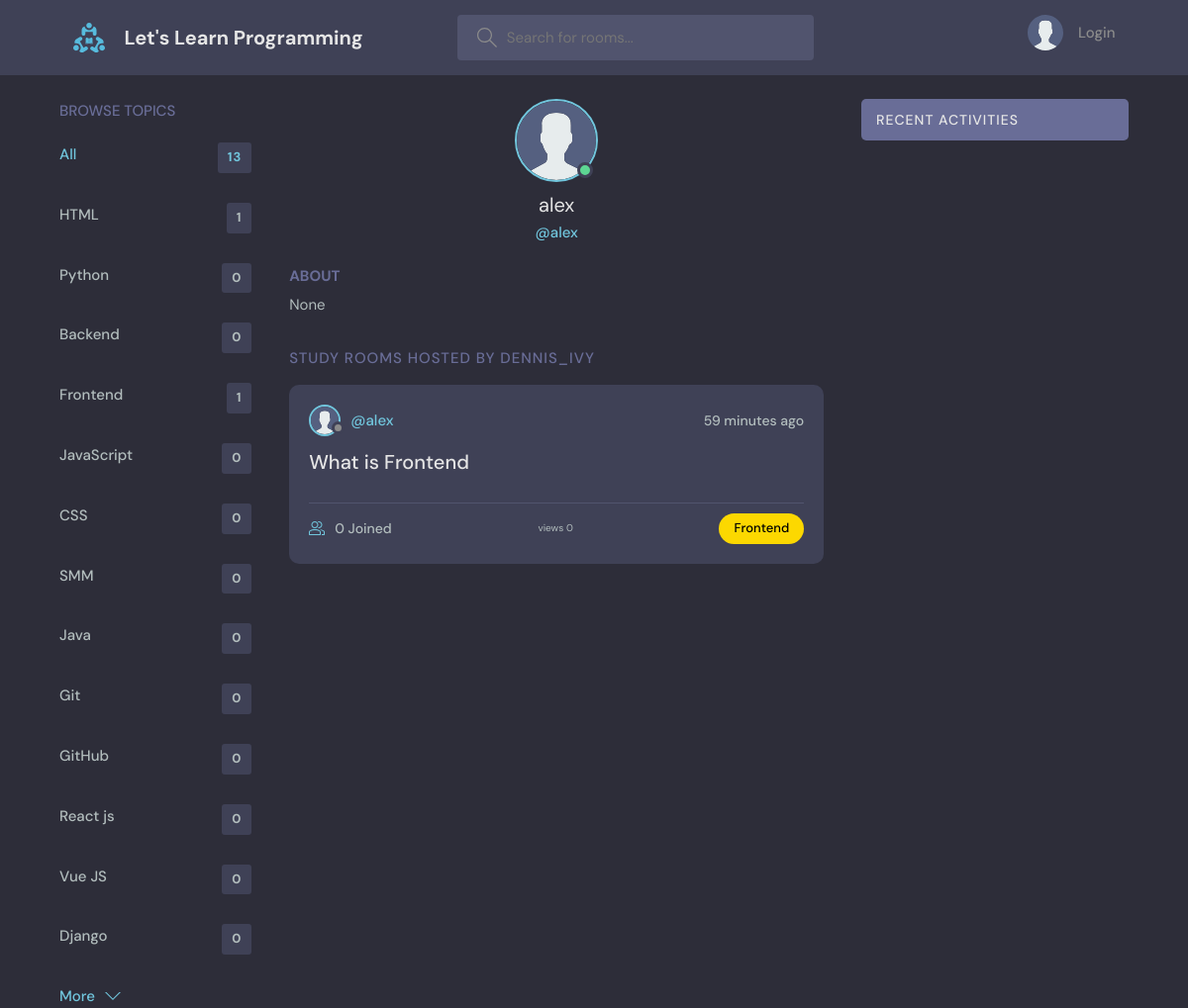
Screenshot of /users/profile/3/ with the database file from the repository.
### base/models.py (models this page shows, shortened)
class Topic(models.Model):
    name = models.CharField(max_length=200)

class Room(models.Model):
    host = models.ForeignKey(User, on_delete=models.SET_NULL, null=True)
    topic = models.ForeignKey(Topic, on_delete=models.SET_NULL, null=True)
    name = models.CharField(max_length=200)
    description = models.TextField(null=True, blank=True)
    participants = models.ManyToManyField(User, related_name='participants', blank=True)
    updated = models.DateTimeField(auto_now=True)
    created = models.DateTimeField(auto_now_add=True)
    views = models.ManyToManyField(User, related_name='room_views')
    def count_views(self):
        return self.views.count()
    class Meta:
        ordering = ['-updated', '-created']

### users/models.py (models this page shows)
class User(AbstractUser):
    name = models.CharField(max_length=200, null=True, blank=True)
    email = models.EmailField(blank=True, null=True)
    bio = models.TextField(null=True)
    avatar = models.ImageField(null=True, default='avatar.svg')

### users/views.py (the view)
# urls.py: path('profile/<str:pk>/', userProfile, name='user-profile'),
def userProfile(request, pk):
    user = User.objects.get(id=pk)
    rooms = user.room_set.all()
    room_message = user.message_set.all()
    topics = Topic.objects.all()
    context = {'user': user, 'rooms': rooms, 'room_message': room_message, 'topics': topics}
    return render(request, 'profile.html', context)

### users/templates/profile.html (shortened to what this page needs)
{% extends 'main.html' %}
{% block content %}
    <main class="profile-page layout layout--3">
        <div class="container">
            {% include 'base/topics_component.html' %}
            <div class="roomList">
                <div class="profile">
                    <div class="profile__avatar">
                        <div class="avatar avatar--large active">
                            <img src="{{ user.avatar.url }}"/>
                        </div>
                    </div>
                    <div class="profile__info">
                        <h3>{{ user.username }}</h3>
                        <p>@{{ user.username }}</p>
                    </div>
                    <div class="profile__about">
                        <h3>About</h3>
                        <p>
                            {{ user.bio }}
                        </p>
                    </div>
                </div>
                <div class="roomList__header">
                    <div>
                        <h2>Study Rooms Hosted by dennis_ivy</a>
                        </h2>
                    </div>
                </div>
                {% include 'base/feed_component.html' %}
            </div>
            {% include 'base/activiy_component.html' %}
        </div>
    </main>
{% endblock %}

### templates/main.html (shortened to what this page needs)
<!DOCTYPE html>
{% load static %}
<html lang="en">
<head>
    <link rel="stylesheet" href="{% static 'css/style.css' %}"/>
</head>
<body>
{% include 'navbar.html' %}
{% block content %}
{% endblock %}
</body>
</html>

### templates/navbar.html (shortened to what this page needs)
{% load static %}
<header class="header header--loggedIn">
    <div class="container">
        <a href="{% url 'home' %}" class="header__logo">
            <img src="{% static 'img/logo.svg' %}"/>
            <h1>Let's Learn Programming</h1>
        </a>
        <form class="header__search" method="get" action="{% url 'home' %}">
            <label>
                <input type="text" name="q" placeholder="Search for rooms..."/>
            </label>
        </form>
        <nav class="header__menu">
            {% if request.user.is_authenticated %}
                <div class="header__user">
                    <a href="{% url 'user-profile' user.id %}">
                        <div class="avatar avatar--medium active">
                            <img src="{{ request.user.avatar.url }}"/>
                        </div>
                        <p>{{ request.user.username }} <span>@{{ request.user.username }}</span></p>
                    </a>
                    <button class="dropdown-button">
                        <svg version="1.1" xmlns="http://www.w3.org/2000/svg" width="32" height="32"
                             viewBox="0 0 32 32">
                            <title>chevron-down</title>
                            <path d="M16 21l-13-13h-3l16 16 16-16h-3l-13 13z"></path>
                        </svg>
                    </button>
                </div>
            {% else %}
                <a href="{% url 'login' %}">
                  <img src="{% static 'img/avatar.svg' %}" />
                  <p>Login</p>
                </a>
            {% endif %}
        </nav>
    </div>
</header>

### base/templates/base/topics_component.html
<div class="topics">
    <div class="topics__header">
        <h2>Browse Topics</h2>
    </div>
    <ul class="topics__list">
        <li>
            <a href="{% url 'home' %}" class="active">All <span>{{ topics.count }}</span></a>
        </li>
        {% for topic in topics %}
        <li>
            <a href="{% url 'home' %}?q={{ topic.name }}">{{ topic.name }}<span>{{ topic.room_set.all.count }}</span></a>
        </li>
        {% endfor %}
    </ul>
    <a class="btn btn--link" href="/">
        More
        <svg version="1.1" xmlns="http://www.w3.org/2000/svg" width="32" height="32" viewBox="0 0 32 32">
            <title>chevron-down</title>
            <path d="M16 21l-13-13h-3l16 16 16-16h-3l-13 13z"></path>
        </svg>
    </a>
</div>

### base/templates/base/feed_component.html (shortened to what this page needs)
{% for room in rooms %}
    <div class="roomListRoom">
        <div class="roomListRoom__header">
            <a href="{% url 'user-profile' room.host.id %}" class="roomListRoom__author">
                <div class="avatar avatar--small">
                    <img src="{{ room.host.avatar.url }}"/>
                </div>
                <span>@{{ room.host.username }}</span>
            </a>
            <div class="roomListRoom__actions">
                <span>{{ room.created|timesince }} ago</span>
            </div>
        </div>
        <div class="roomListRoom__content">
            <a href="{% url 'room' room.id %}">{{ room.name }}</a>
        </div>
        <div class="roomListRoom__meta">
            <a href="{% url 'room' room.id %}" class="roomListRoom__joined">
                {{ room.participants.all.count }} Joined
            </a>
            <span class="room_views">views {{ room.count_views }}</span>
            <p class="roomListRoom__topic">{{ room.topic.name }}</p>
        </div>
    </div>
{% endfor %}

### base/templates/base/activiy_component.html (shortened to what this page needs)
<div class="activities">
    <div class="activities__header">
        <h2>Recent Activities</h2>
    </div>
</div>

### rows the page displays
Topic: name "HTML", room_set.all.count "1"
Topic: name "Python", room_set.all.count "0"
Topic: name "Backend", room_set.all.count "0"
Topic: name "Frontend", room_set.all.count "1"
Topic: name "JavaScript", room_set.all.count "0"
Topic: name "CSS", room_set.all.count "0"
Topic: name "SMM", room_set.all.count "0"
Topic: name "Java", room_set.all.count "0"
Topic: name "Git", room_set.all.count "0"
Topic: name "GitHub", room_set.all.count "0"
Topic: name "React js", room_set.all.count "0"
Topic: name "Vue JS", room_set.all.count "0"
Topic: name "Django", room_set.all.count "0"
User: avatar (placeholder picture), username "alex", bio "None"
Room: host.avatar (placeholder picture), host.username "alex", created "59 minutes", name "What is Frontend", participants.all.count "0", count_views "0", topic.name "Frontend"

### other values shown
{{ topics.count }} "13"
